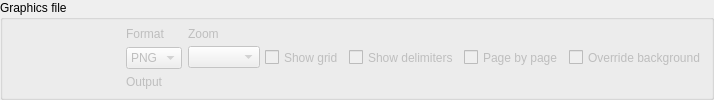
            <widget class="QGroupBox" name="export_to_img_gb">
             <property name="sizePolicy">
              <sizepolicy hsizetype="Expanding" vsizetype="Fixed">
               <horstretch>0</horstretch>
               <verstretch>0</verstretch>
              </sizepolicy>
             </property>
             <property name="focusPolicy">
              <enum>Qt::FocusPolicy::StrongFocus</enum>
             </property>
             <property name="title">
              <string>Graphics file</string>
             </property>
             <layout class="QHBoxLayout" name="horizontalLayout_13">
              <property name="spacing">
               <number>10</number>
              </property>
              <property name="leftMargin">
               <number>5</number>
              </property>
              <property name="topMargin">
               <number>5</number>
              </property>
              <property name="rightMargin">
               <number>5</number>
              </property>
              <property name="bottomMargin">
               <number>5</number>
              </property>
              <item>
               <widget class="QToolButton" name="export_to_img_tb">
                <property name="sizePolicy">
                 <sizepolicy hsizetype="Fixed" vsizetype="Fixed">
                  <horstretch>0</horstretch>
                  <verstretch>0</verstretch>
                 </sizepolicy>
                </property>
                <property name="text">
                 <string/>
                </property>
                <property name="icon">
                 <iconset resource="../../res/resources.qrc">
                  <normaloff>:/images/images/exporttoimg.png</normaloff>:/images/images/exporttoimg.png</iconset>
                </property>
                <property name="iconSize">
                 <size>
                  <width>100</width>
                  <height>40</height>
                 </size>
                </property>
                <property name="checkable">
                 <bool>true</bool>
                </property>
                <property name="checked">
                 <bool>false</bool>
                </property>
                <property name="autoExclusive">
                 <bool>false</bool>
                </property>
                <property name="autoRaise">
                 <bool>true</bool>
                </property>
               </widget>
              </item>
              <item>
               <widget class="QWidget" name="export_to_img_wgt" native="true">
                <property name="enabled">
                 <bool>false</bool>
                </property>
                <property name="sizePolicy">
                 <sizepolicy hsizetype="Preferred" vsizetype="Fixed">
                  <horstretch>0</horstretch>
                  <verstretch>0</verstretch>
                 </sizepolicy>
                </property>
                <property name="minimumSize">
                 <size>
                  <width>0</width>
                  <height>0</height>
                 </size>
                </property>
                <layout class="QVBoxLayout" name="verticalLayout_15">
                 <property name="leftMargin">
                  <number>0</number>
                 </property>
                 <property name="topMargin">
                  <number>0</number>
                 </property>
                 <property name="rightMargin">
                  <number>0</number>
                 </property>
                 <property name="bottomMargin">
                  <number>0</number>
                 </property>
                 <item>
                  <layout class="QHBoxLayout" name="horizontalLayout_3">
                   <item>
                    <layout class="QVBoxLayout" name="verticalLayout_13">
                     <item>
                      <widget class="QLabel" name="img_fmt_lbl">
                       <property name="sizePolicy">
                        <sizepolicy hsizetype="Fixed" vsizetype="Fixed">
                         <horstretch>0</horstretch>
                         <verstretch>0</verstretch>
                        </sizepolicy>
                       </property>
                       <property name="minimumSize">
                        <size>
                         <width>0</width>
                         <height>0</height>
                        </size>
                       </property>
                       <property name="text">
                        <string>Format</string>
                       </property>
                      </widget>
                     </item>
                     <item>
                      <widget class="QComboBox" name="img_fmt_cmb">
                       <property name="sizePolicy">
                        <sizepolicy hsizetype="Fixed" vsizetype="Fixed">
                         <horstretch>0</horstretch>
                         <verstretch>0</verstretch>
                        </sizepolicy>
                       </property>
                       <property name="sizeAdjustPolicy">
                        <enum>QComboBox::SizeAdjustPolicy::AdjustToContents</enum>
                       </property>
                       <item>
                        <property name="text">
                         <string>PNG</string>
                        </property>
                       </item>
                       <item>
                        <property name="text">
                         <string>SVG</string>
                        </property>
                       </item>
                      </widget>
                     </item>
                    </layout>
                   </item>
                   <item>
                    <layout class="QVBoxLayout" name="verticalLayout_14">
                     <property name="spacing">
                      <number>5</number>
                     </property>
                     <property name="topMargin">
                      <number>0</number>
                     </property>
                     <property name="rightMargin">
                      <number>0</number>
                     </property>
                     <property name="bottomMargin">
                      <number>0</number>
                     </property>
                     <item>
                      <widget class="QLabel" name="zoom_lbl">
                       <property name="sizePolicy">
                        <sizepolicy hsizetype="Fixed" vsizetype="Fixed">
                         <horstretch>0</horstretch>
                         <verstretch>0</verstretch>
                        </sizepolicy>
                       </property>
                       <property name="minimumSize">
                        <size>
                         <width>0</width>
                         <height>0</height>
                        </size>
                       </property>
                       <property name="font">
                        <font>
                         <italic>false</italic>
                        </font>
                       </property>
                       <property name="text">
                        <string>Zoom</string>
                       </property>
                      </widget>
                     </item>
                     <item>
                      <layout class="QHBoxLayout" name="horizontalLayout_7">
                       <property name="spacing">
                        <number>5</number>
                       </property>
                       <property name="bottomMargin">
                        <number>0</number>
                       </property>
                       <item>
                        <widget class="QComboBox" name="zoom_cmb">
                         <property name="sizePolicy">
                          <sizepolicy hsizetype="Fixed" vsizetype="Fixed">
                           <horstretch>0</horstretch>
                           <verstretch>0</verstretch>
                          </sizepolicy>
                         </property>
                         <property name="sizeAdjustPolicy">
                          <enum>QComboBox::SizeAdjustPolicy::AdjustToContents</enum>
                         </property>
                         <property name="iconSize">
                          <size>
                           <width>28</width>
                           <height>28</height>
                          </size>
                         </property>
                        </widget>
                       </item>
                       <item>
                        <widget class="QCheckBox" name="show_grid_chk">
                         <property name="sizePolicy">
                          <sizepolicy hsizetype="Fixed" vsizetype="Preferred">
                           <horstretch>0</horstretch>
                           <verstretch>0</verstretch>
                          </sizepolicy>
                         </property>
                         <property name="text">
                          <string>Show grid</string>
                         </property>
                        </widget>
                       </item>
                       <item>
                        <widget class="QCheckBox" name="show_delim_chk">
                         <property name="sizePolicy">
                          <sizepolicy hsizetype="Preferred" vsizetype="Preferred">
                           <horstretch>0</horstretch>
                           <verstretch>0</verstretch>
                          </sizepolicy>
                         </property>
                         <property name="text">
                          <string>Show delimiters</string>
                         </property>
                        </widget>
                       </item>
                       <item>
                        <widget class="QCheckBox" name="page_by_page_chk">
                         <property name="enabled">
                          <bool>false</bool>
                         </property>
                         <property name="sizePolicy">
                          <sizepolicy hsizetype="Preferred" vsizetype="Preferred">
                           <horstretch>0</horstretch>
                           <verstretch>0</verstretch>
                          </sizepolicy>
                         </property>
                         <property name="toolTip">
                          <string>Exporting the model page by page will generate files with a &lt;strong&gt;_p[n]&lt;/strong&gt; suffix where &lt;strong&gt;n&lt;/strong&gt; is the page id. Check if the current user has write permission on output folder.</string>
                         </property>
                         <property name="statusTip">
                          <string/>
                         </property>
                         <property name="text">
                          <string>Page by page</string>
                         </property>
                        </widget>
                       </item>
                       <item>
                        <widget class="QCheckBox" name="override_bg_color_chk">
                         <property name="sizePolicy">
                          <sizepolicy hsizetype="Expanding" vsizetype="Preferred">
                           <horstretch>0</horstretch>
                           <verstretch>0</verstretch>
                          </sizepolicy>
                         </property>
                         <property name="toolTip">
                          <string>&lt;p&gt;By checking this option, gpModeler ignores the original canvas background color and the exported image background will be set to white so the file can be print-ready. The default behavior is to create an output image in which the background follows the canvas background color. In some cases, this behavior may not be desirable mainly if the generated image is for printing. &lt;/p&gt;</string>
                         </property>
                         <property name="text">
                          <string>Override background</string>
                         </property>
                         <property name="checked">
                          <bool>false</bool>
                         </property>
                        </widget>
                       </item>
                      </layout>
                     </item>
                    </layout>
                   </item>
                  </layout>
                 </item>
                 <item>
                  <layout class="QVBoxLayout" name="img_file_lt">
                   <item>
                    <widget class="QLabel" name="image_lbl">
                     <property name="sizePolicy">
                      <sizepolicy hsizetype="Fixed" vsizetype="Fixed">
                       <horstretch>0</horstretch>
                       <verstretch>0</verstretch>
                      </sizepolicy>
                     </property>
                     <property name="minimumSize">
                      <size>
                       <width>0</width>
                       <height>0</height>
                      </size>
                     </property>
                     <property name="text">
                      <string>Output</string>
                     </property>
                    </widget>
                   </item>
                  </layout>
                 </item>
                </layout>
               </widget>
              </item>
             </layout>
            </widget>
